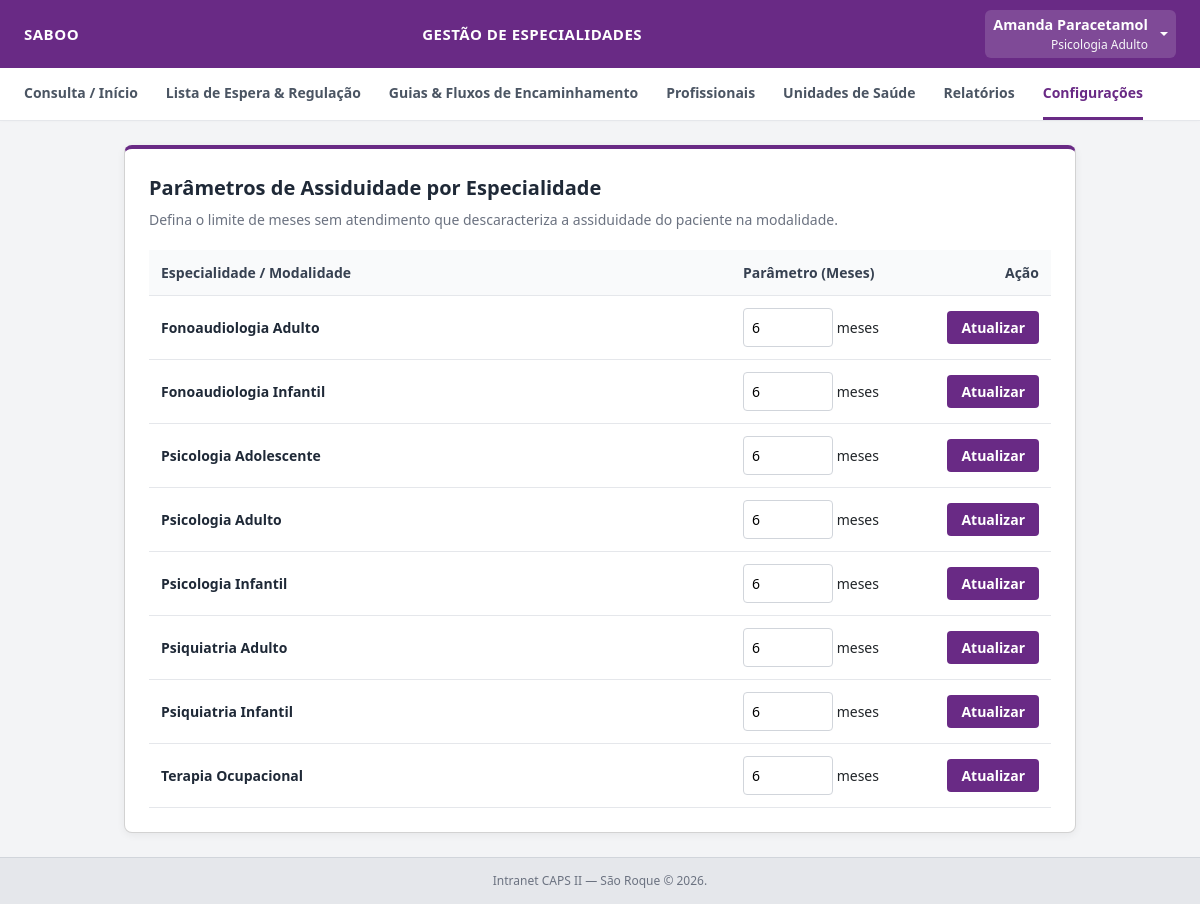
The app's page /admin/configuracoes/assiduidade (signed in) with its own data.
### tables this page shows
CREATE TABLE cbos (
            id INTEGER PRIMARY KEY AUTOINCREMENT,
            codigo TEXT UNIQUE NOT NULL,
            ocupacao TEXT NOT NULL,
            idade_minima INTEGER,
            idade_maxima INTEGER,
            meses_assiduidade INTEGER DEFAULT 6,
            ativa INTEGER DEFAULT 1,
            gera_lista_espera INTEGER DEFAULT 1,
            created_at TIMESTAMP DEFAULT CURRENT_TIMESTAMP
        );

### app.py (the view)
@app.route('/admin/configuracoes/assiduidade', methods=['GET'])
@login_required
@nivel_i_required
def listar_assiduidade_config():
    conn = get_db_connection()
    cbos = [
        dict(row)
        for row in conn.execute(
            'SELECT id, ocupacao, meses_assiduidade FROM cbos ORDER BY ocupacao'
            ' ASC'
        ).fetchall()
    ]
    conn.close()
    return render_template('admin_assiduidade.html', cbos=cbos)

### app.py (called while the page is built)
def get_db_connection():
    conn = sqlite3.connect(DB_PATH, timeout=10.0)
    conn.row_factory = sqlite3.Row
    conn.execute('PRAGMA foreign_keys = ON;')
    return conn

def login_required(f):
    @wraps(f)
    def decorated_function(*args, **kwargs):
        if 'usuario_id' not in session:
            flash('Por favor, faça login para acessar o sistema.', 'warning')
            return redirect(url_for('login'))
        return f(*args, **kwargs)
    return decorated_function

def nivel_i_required(f):
    @wraps(f)
    def decorated_function(*args, **kwargs):
        if session.get('perfil') != 'NIVEL_I':
            flash(
                'Acesso restrito à gestão e administração do sistema (Nível I).',
                'danger',
            )
            return redirect(url_for('dashboard'))
        return f(*args, **kwargs)
    return decorated_function

### templates/admin_assiduidade.html (shortened to what this page needs)
{% set perfil = session.get('perfil') %}
<!DOCTYPE html>
<html lang="pt-BR">
<head>
    <link href="https://cdn.jsdelivr.net/npm/bootstrap@5.3.0/dist/css/bootstrap.min.css" rel="stylesheet">
</head>
<body>
    <div class="topbar">
        <div class="title">{{ session.get('estabelecimento', 'CAPS II — São Roque') }}</div>
        <div class="center-title">Gestão de Especialidades</div>
        <div class="dropdown">
            <a class="dropdown-toggle text-white d-flex align-items-center text-decoration-none py-1 px-2 rounded"
               href="#" id="userMenuDropdown" role="button" data-bs-toggle="dropdown" aria-expanded="false" style="background: rgba(255,255,255,0.15);">
                <div class="text-end me-2">
                    <span class="d-block fw-semibold text-white" style="font-size: 0.9rem;">{{ session.get('nome') }}</span>
                    <small class="d-block text-light opacity-85" style="font-size: 0.75rem;">{{ session.get('profissao', 'Profissional') }}</small>
                </div>
            </a>
        </div>
    </div>
    <div class="navbar">
        <a href="/dashboard">Consulta / Início</a>
        <a href="/lista-espera">Lista de Espera & Regulação</a>
        <a href="/guias-fluxo">Guias & Fluxos de Encaminhamento</a>
        {% if session.get('perfil') == 'NIVEL_I' %}
            <a href="/admin/profissionais">Profissionais</a>
            <a href="/admin/estabelecimentos">Unidades de Saúde</a>
            <a href="/relatorios">Relatórios</a>
            <a href="/admin/configuracoes" class="active">Configurações</a>
        {% endif %}
    </div>
    <div class="container">
        <div class="card">
            <div class="header-title">Parâmetros de Assiduidade por Especialidade</div>
            <div class="header-sub">Defina o limite de meses sem atendimento que descaracteriza a assiduidade do paciente na modalidade.</div>
            <table class="table-data">
                <thead>
                    <tr>
                        <th>Especialidade / Modalidade</th>
                        <th style="width: 200px;">Parâmetro (Meses)</th>
                        <th style="width: 120px; text-align: right;">Ação</th>
                    </tr>
                </thead>
                <tbody>
                    {% for cbo in cbos %}
                    <tr>
                        <td style="font-weight: 600; color: #1f2937; vertical-align: middle;">{{ cbo.ocupacao }}</td>
                        <form method="POST" action="/admin/configuracoes/assiduidade/salvar">
                            <td style="vertical-align: middle;">
                                <input type="number" name="meses_assiduidade" value="{{ cbo.meses_assiduidade if cbo.meses_assiduidade is not none else 6 }}" min="1" max="24" required> meses
                            </td>
                            <td style="text-align: right; vertical-align: middle;">
                                <button type="submit" class="btn-save">Atualizar</button>
                            </td>
                        </form>
                    </tr>
                    {% endfor %}
                </tbody>
            </table>
        </div>
    </div>
    <div class="footer">Intranet CAPS II — São Roque &copy; 2026.</div>
</body>
</html>

### templates/admin_assiduidade.html (style rules this page uses)
* { box-sizing: border-box; margin: 0; padding: 0; font-family: 'Segoe UI', Tahoma, Geneva, Verdana, sans-serif; }
body { background-color: #f3f4f6; min-height: 100vh; display: flex; flex-direction: column; }
.topbar { background-color: #692A85; color: white; padding: 10px 24px; display: flex; justify-content: space-between; align-items: center; box-shadow: 0 2px 4px rgba(0,0,0,0.1); }
.topbar .title { font-size: 15px; font-weight: 600; text-transform: uppercase; letter-spacing: 0.5px; white-space: nowrap; overflow: hidden; text-overflow: ellipsis; max-width: 280px; }
.topbar .center-title { font-size: 15px; font-weight: 600; text-transform: uppercase; letter-spacing: 0.5px; }
.navbar { background: white; border-bottom: 1px solid #e5e7eb; padding: 0 24px; display: flex; justify-content: flex-start; gap: 28px; overflow-x: auto; white-space: nowrap; box-shadow: 0 1px 3px rgba(0,0,0,0.02); }
.navbar a { text-decoration: none; color: #4b5563; font-size: 14px; font-weight: 600; padding: 14px 0; border-bottom: 3px solid transparent; transition: all 0.2s; display: inline-block; flex-shrink: 0; }
.navbar a:hover, .navbar a.active { color: #692A85; border-bottom-color: #692A85; }
.container { flex: 1; padding: 24px; max-width: 1000px; margin: 0 auto; width: 100%; }
.card { background: white; padding: 24px; border-radius: 8px; box-shadow: 0 2px 8px rgba(0,0,0,0.06); border-top: 4px solid #692A85; }
.header-title { font-size: 20px; color: #1f2937; margin-bottom: 6px; font-weight: 700; }
.header-sub { font-size: 14px; color: #6b7280; margin-bottom: 20px; }
.table-data { width: 100%; border-collapse: collapse; font-size: 14px; text-align: left; }
.table-data th, .table-data td { padding: 12px; border-bottom: 1px solid #e5e7eb; }
.table-data th { background: #f9fafb; color: #374151; font-weight: 600; }
input[type="number"] { width: 90px; padding: 8px; border: 1px solid #d1d5db; border-radius: 4px; font-size: 14px; outline: none; background: white; }
.btn-save { background: #692A85; color: white; border: none; padding: 6px 14px; border-radius: 4px; font-weight: 600; cursor: pointer; transition: background 0.2s; }
.footer { text-align: center; padding: 14px 0; font-size: 12px; color: #6b7280; background-color: #e5e7eb; margin-top: auto; border-top: 1px solid #d1d5db; }

### records on screen
cbos: get "Psicologia Adulto", ocupacao "Psicologia Adulto", meses_assiduidade "6"
cbos: ocupacao "Fonoaudiologia Adulto", meses_assiduidade "6"
cbos: ocupacao "Fonoaudiologia Infantil", meses_assiduidade "6"
cbos: ocupacao "Psicologia Adolescente", meses_assiduidade "6"
cbos: ocupacao "Psicologia Infantil", meses_assiduidade "6"
cbos: ocupacao "Psiquiatria Adulto", meses_assiduidade "6"
cbos: ocupacao "Psiquiatria Infantil", meses_assiduidade "6"
cbos: ocupacao "Terapia Ocupacional", meses_assiduidade "6"

### other values on screen
{{ session.get('estabelecimento', 'CAPS II — São Roque') }} "SABOO"
{{ session.get('nome') }} "Amanda Paracetamol"
